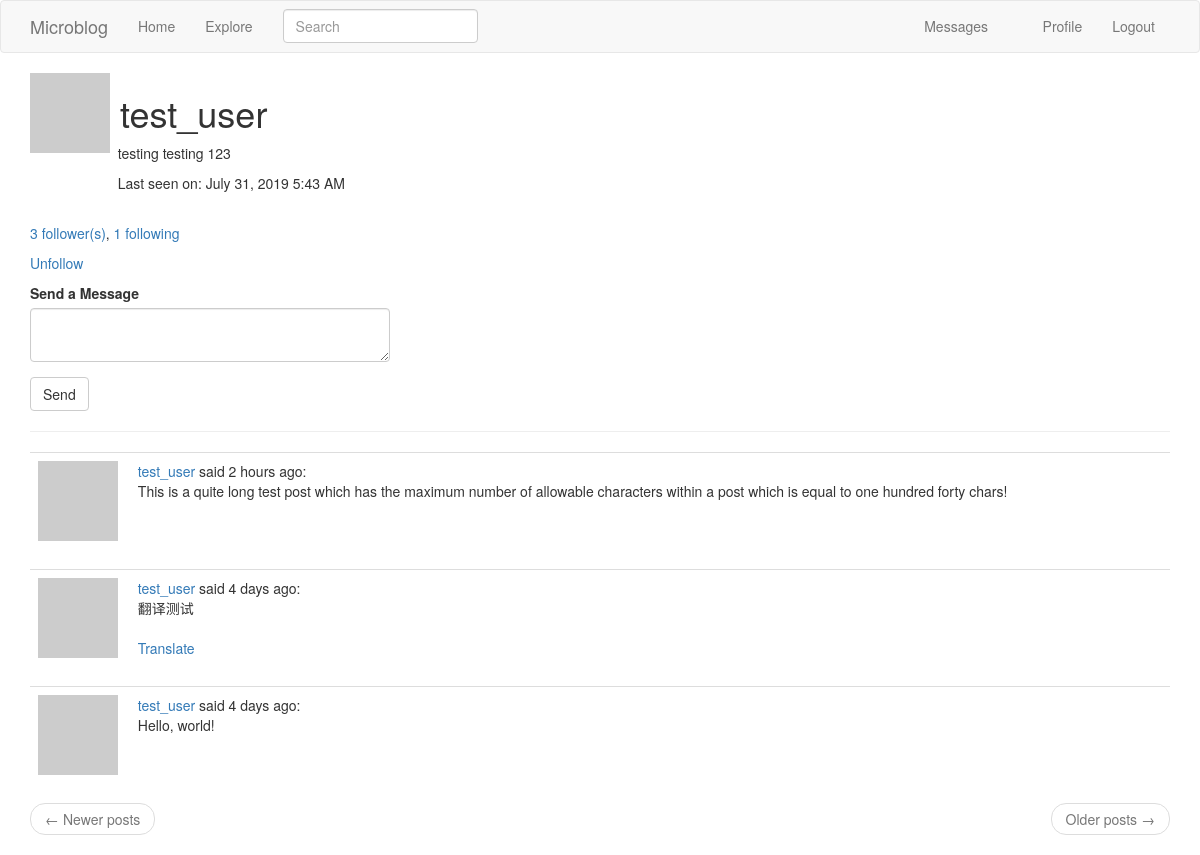
/user/test_user (signed in), run on the app's committed database.
### app/models.py (models this page shows, shortened)
class PaginatedAPIMixin(object):
    @staticmethod
    def to_collection_dict(query, page, per_page, endpoint, **kwargs):
        resources = query.paginate(page, per_page, False)
        data = {
            'items': [item.to_dict() for item in resources.items],
            '_meta': {
                'page': page,
                'per_page': per_page,
                'total_pages': resources.pages,
                'total_items': resources.total
            },
            '_links': {
                'self': url_for(endpoint, page=page, per_page=per_page, **kwargs),
                'next': url_for(endpoint, page=page+1, per_page=per_page, **kwargs) if resources.has_next else None,
                'prev': url_for(endpoint, page=page-1, per_page=per_page, **kwargs) if resources.has_prev else None
            }
        }
        return data

class User(UserMixin, PaginatedAPIMixin, db.Model):
    id = db.Column(db.Integer, primary_key=True)
    username = db.Column(db.String(64), index=True, unique=True)
    email = db.Column(db.String(120), index=True, unique=True)
    about_me = db.Column(db.String(140))
    last_seen = db.Column(db.DateTime, default=datetime.utcnow)
    password_hash = db.Column(db.String(128))
    posts = db.relationship('Post', backref='author', lazy='dynamic')
    followed = db.relationship('User', secondary=followers, primaryjoin=(followers.c.follower_id == id),
                               secondaryjoin=(followers.c.followed_id == id),
                               backref=db.backref('followers', lazy='dynamic'), lazy='dynamic')
    messages_sent = db.relationship('Message', foreign_keys='Message.sender_id',backref='author', lazy='dynamic')
    messages_received = db.relationship('Message', foreign_keys='Message.recipient_id', backref='recipient',
                                        lazy='dynamic')
    last_message_read_time = db.Column(db.DateTime)
    notifications = db.relationship('Notification', backref='user', lazy='dynamic')
    api_token = db.Column(db.String(32), index=True, unique=True)
    api_token_expiration = db.Column(db.DateTime)
    @login.user_loader
    def load_user(id):
        return User.query.get(int(id))
    def avatar(self, size):
        digest = md5(self.email.lower().encode('utf-8')).hexdigest()
        return 'https://www.gravatar.com/avatar/{}?d=identicon&s={}'.format(digest, size)
    def is_following(self, user):
        return self.followed.filter(followers.c.followed_id == user.id).count() > 0
    def new_messages(self):
        last_read_time = self.last_message_read_time or datetime(1900, 1, 1)
        return Message.query.filter_by(recipient=self).filter(Message.timestamp > last_read_time).count()

class SearchableMixin(object):
    @classmethod
    def before_commit(cls, session):
        session._changes = {
            'add': list(session.new),
            'update': list(session.dirty),
            'delete': list(session.deleted)
        }
    @classmethod
    def after_commit(cls, session):
        for obj in session._changes['add']:
            if isinstance(obj, SearchableMixin):
                add_to_index(obj.__tablename__, obj)
        for obj in session._changes['update']:
            if isinstance(obj, SearchableMixin):
                add_to_index(obj.__tablename__, obj)
        for obj in session._changes['delete']:
            if isinstance(obj, SearchableMixin):
                remove_from_index(obj.__tablename__, obj)
        session._changes = None

class Post(SearchableMixin, db.Model):
    __searchable__ = ['body']
    id = db.Column(db.Integer, primary_key=True)
    body = db.Column(db.String(140))
    timestamp = db.Column(db.DateTime, index=True, default=datetime.utcnow)
    user_id = db.Column(db.Integer, db.ForeignKey('user.id'))
    language = db.Column(db.String(5))

### app/main/routes.py (the view, shortened to what this page needs)
@bp.route('/user/<username>', methods=['GET', 'POST'])
@login_required
def user_profile(username):
    user = User.query.filter_by(username=username).first_or_404()
    page = request.args.get('page', 1, type=int)
    posts = user.posts.order_by(Post.timestamp.desc()).paginate(page, current_app.config['POSTS_PER_PAGE'], False)
    next_url = url_for('main.user_profile', username=user.username, page=posts.next_num) if posts.has_next else None
    prev_url = url_for('main.user_profile', username=user.username, page=posts.prev_num) if posts.has_prev else None
    form = MessageForm()
    return render_template('user_profile.html', user=user, posts=posts.items, next_url=next_url, prev_url=prev_url,
                           form=form)

### app/main/forms.py
class SearchForm(FlaskForm):
    q = StringField(_l('Search'), validators=[DataRequired()])
    def __init__(self, *args, **kwargs):
        if 'formdata' not in kwargs:
            kwargs['formdata'] = request.args
        if 'csrf_enabled' not in kwargs:
            kwargs['csrf_enabled'] = False
        super(SearchForm, self).__init__(*args, **kwargs)

class MessageForm(FlaskForm):
    message = TextAreaField(_l('Send a Message'), validators=[DataRequired(), Length(min=1, max=140)])
    submit = SubmitField(_l('Send'))

### app/main/routes.py (called while the page is built)
@bp.before_app_request
def before_request():
    if current_user.is_authenticated:
        current_user.last_seen = datetime.utcnow()
        db.session.commit()
        g.search_form = SearchForm()
    g.locale = str(get_locale())

### app/templates/user_profile.html
{% extends "base.html" %}
{% import 'bootstrap/wtf.html' as wtf %}
{% block app_content %}
    <table>
        <tr valign="top">
            <td><img src="{{ user.avatar(128) }}"></td>
            <td><h1>&nbsp;{{ user.username }}</h1>
                {% if user.about_me %}<p>&nbsp;&nbsp;{{ user.about_me }}</p>{% endif %}
                {% if user.last_seen %}<p>&nbsp;&nbsp;{{ _('Last seen on:') }} {{ moment(user.last_seen).format('LLL') }}</p>{% endif %}
            </td>
        </tr>
    </table>
    <br>
    <p>
        <a href="{{ url_for('main.followers', username=user.username) }}">{{ _('%(count)s follower(s)', count=user.followers.count()) }}</a>,
        <a href="{{ url_for('main.following', username=user.username) }}">{{ _('%(count)s following', count=user.followed.count()) }}</a>
    </p>
    {% if user == current_user %}
    <p><a href="{{ url_for('main.edit_profile') }}">{{ _('Edit Profile') }}</a></p>
    {% elif current_user.is_following(user) %}
    <p><a href="{{ url_for('main.unfollow', username=user.username) }}">{{ _('Unfollow') }}</a></p>
    {% else %}
    <p><a href="{{ url_for('main.follow', username=user.username) }}">{{ _('Follow') }}</a></p>
    {% endif %}
    {% if user != current_user %}
    <div class="row">
        <div class="col-md-4">
            {{ wtf.quick_form(form) }}
        </div>
    </div>
    {% endif %}
    <hr>
    {% for post in posts %}
        {% include '_post.html' %}
    {% endfor %}
    <nav aria-label="...">
        <ul class="pager">
            <li class="previous{% if not prev_url %} disabled{% endif %}">
                <a href="{{ prev_url or '#' }}">
                    <span aria-hidden="true">&larr;</span> {{ _('Newer posts') }}
                </a>
            </li>
            <li class="next{% if not next_url %} disabled{% endif %}">
                <a href="{{ next_url or '#' }}">
                    {{ _('Older posts') }} <span aria-hidden="true">&rarr;</span>
                </a>
            </li>
        </ul>
    </nav>
{% endblock %}

### app/templates/_post.html (shortened to what this page needs)
    <table class="table table-hover">
        <tr>
            <td width="70px">
                <a href="{{ url_for('main.user_profile', username=post.author.username) }}">
                    <img src="{{ post.author.avatar(70) }}" />
                </a>
            </td>
            <td width="1000px">
                {{ _('%(username)s said %(when)s:', username=user_link, when=moment(post.timestamp).fromNow()) }}
                <br>
                <span id="post{{ post.id }}">{{ post.body }}</span>
                {% if post.language and post.language != g.locale %}
                <br><br>
                <span id="translation{{ post.id }}"><a href="javascript:translate('#post{{ post.id }}', '#translation{{ post.id }}', '{{ post.language }}', '{{ g.locale }}');">{{  _('Translate')  }}</a></span>
                {% endif %}
            </td>
        </tr>
    </table>

### data on the page
User: username "test_user", about_me "testing testing 123", last_seen "July 31, 2019 5:43 AM"
Post: body "This is a quite long test post which has the maximum number of allowable characters within a post which is equal to one hundred forty chars!"
Post: body "翻译测试"
Post: body "Hello, world!"
